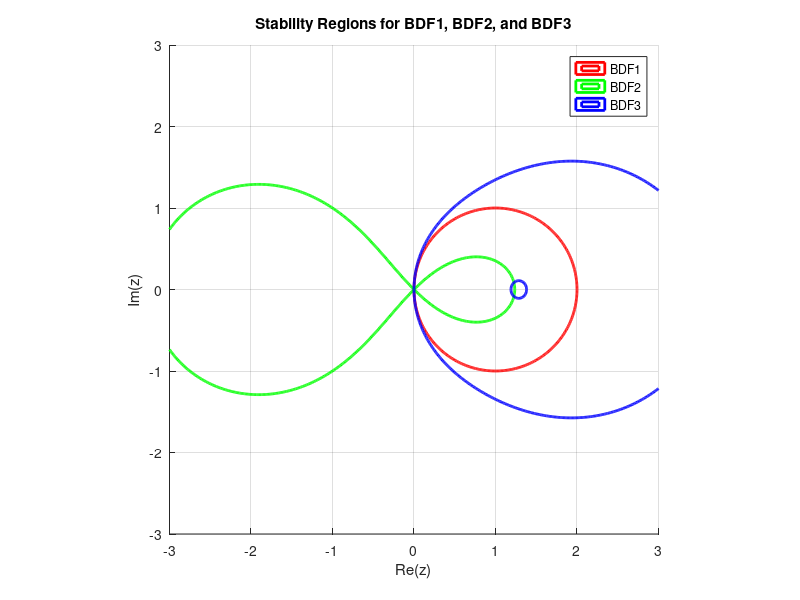

Write the MATLAB code that produced this figure.
% Stability regions for BDF1, BDF2, and BDF3

% Define a grid of complex values
[x, y] = meshgrid(-3:0.01:3, -3:0.01:3);
z = x + 1i*y;

% BDF-1 Stability Function: R(z) = 1 / (1 - z)
R_bdf1 = 1 ./ (1 - z);

% BDF-2 Stability Function: R(z) = (2 - z) / (2 - z - z^2)
R_bdf2 = (2 - z) ./ (2 - z - z.^2);

% BDF-3 Stability Function: R(z) = (6 - 6z + z^2) / (6 - 11z + 6z^2 - z^3)
R_bdf3 = (6 - 6*z + z.^2) ./ (6 - 11*z + 6*z.^2 - z.^3);

% Create figure
figure;
hold on;

% Plot stability region for BDF-1
contour(x, y, abs(R_bdf1), [1 1], 'r', 'LineWidth', 2);

% Plot stability region for BDF-2
contour(x, y, abs(R_bdf2), [1 1], 'g', 'LineWidth', 2);

% Plot stability region for BDF-3
contour(x, y, abs(R_bdf3), [1 1], 'b', 'LineWidth', 2);

% Labels and title
xlabel('Re(z)');
ylabel('Im(z)');
title('Stability Regions for BDF1, BDF2, and BDF3');
legend('BDF1', 'BDF2', 'BDF3');

% Grid and axis properties
axis equal;
grid on;
xlim([-3, 3]);
ylim([-3, 3]);
hold off;
